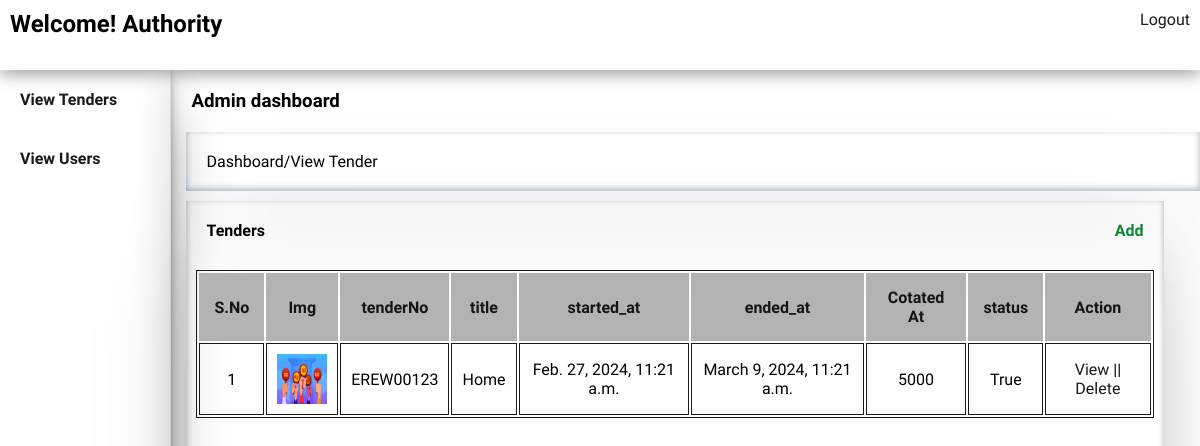
The app's page /viewTenderList/ with its own data.
### eadmin/models.py (models this page shows)
class tender(models.Model):
    title = models.CharField(max_length=100,null=False, blank=False)
    started_at = models.DateTimeField()
    ended_at = models.DateTimeField()
    img = models.ImageField(upload_to=getFile,null=True,blank=True)
    created_at=models.DateTimeField(auto_now_add=True)
    tenderNo = models.CharField(max_length=100,null=False,blank=False)
    status=  models.BooleanField(default=True)
    winnerid=  models.IntegerField(default=0)
    blockid=  models.IntegerField(default=0)
    initalCotation = models.CharField(max_length=100,null=False,blank=False,default=0)

### eadmin/views.py (the view)
# urls.py: path("viewTenderList/",views.viewTenderList, name="viewTenderList"),
def viewTenderList(request):
    tenders = getattr(request, 'tenderList', None)
    return render(request,"e-admin/viewTenderList.html",{"tenderlist":tenders})

### eadmin/BlockchainMiddleWare.py (called while the page is built)
    def __call__(self, request):
        tender_id = request.GET.get('tender_id', None)  # Assuming the tenderid is passed via GET parameter
        block_list = None
        if tender_id:
            block_list = Blockchain.objects.filter(tenderid=tender_id)
            request.block_list = block_list
        else:
            request.block_list = None
        response = self.get_response(request)
        return response

### eadmin/tenderMiddleware.py (called while the page is built)
    def __call__(self, request):
        tenderList = None
        getTender = tender.objects.filter(status=True)
        request.tenderList = getTender
        response = self.get_response(request)
        return response

### eadmin/userMiddleWare.py (called while the page is built)
    def __call__(self, request):
        userList = None
        getUsers = particpants.objects.all()
        request.userList = getUsers
        response = self.get_response(request)
        return response

### templates/e-admin/viewTenderList.html
{% extends 'e-admin/layout.html' %}
{% load static %}
{% block content %}
<div class="bid_container">
    <h1>Admin dashboard</h1>
    <p class="breadcrump">Dashboard/View Tender</p>
    <section class="mainTender">
        <div class="tenderCC">
            <h1>Tenders</h1>
            <a href="{% url 'authority_newTender' %}">Add</a>
        </div>
        <table>
            <thead>
                <th>S.No</th>
                <th>Img</th>
                <th>tenderNo</th>
                <th>title</th>
                <th>started_at</th>
                <th>ended_at</th>
                <th>Cotated At</th>
                <th>status</th>
                <th>Action</th>
            </thead>
            <tbody>
                {% for tender in tenderlist %}
                <tr>
                    <td>{{forloop.counter}}</td>
                    <td><img src="{% static  tender.img  %}" alt="" height="50px" width="50px"></td>
                    <td>{{tender.tenderNo}}</td>
                    <td>{{tender.title}}</td>
                    <td>{{tender.started_at}}</td>
                    <td>{{tender.ended_at}}</td>
                    <td>{{tender.initalCotation}}</td>
                    <td>{{tender.status}}</td>
                    <td>  <a href="{% url 'adminGetBidInfo' tender_id=tender.id %}" >View</a> || <a href="{% url 'deleteTender' tender_id=tender.id %}" >Delete</a></td>
                </tr>
                {% endfor %}
            </tbody>
        </table>
    </section>
</div>
{% endblock%}

### static/css/style.css (style rules this page uses)
* { box-sizing: border-box; padding: 0; margin: 0; list-style: none; font-family: 'Kanit', sans-serif; text-decoration: none; }
:root { --primary-color: #9766be; --light-primary-color: #be9fd8; --green-color: #0c8835; --white-color: #ffff; --black-color: #0a0a0aee; --red-color: #d30202; --grey-color: #b3b3b3; }
body { position: relative; }
section { width: 100%; height: 100%; }
.bl-form p, a { color: var(--white-color); font-weight: 200; }
table { margin: 10px; position: absolute; border: 1px solid var(--black-color); }
table thead { background-color: var(--grey-color); color: var(--black-color); }
table thead th { padding: 15px; }
tbody tr td { border: 1px solid var(--black-color); padding: 10px; text-align: center; }
td a { color: var(--black-color); }
.bid_container { position: relative; width: 100%; height: 90%; box-shadow: rgba(0, 0, 0, 0.16) 0px 10px 36px 0px, rgba(0, 0, 0, 0.06) 0px 0px 0px 1px; }
.bid_container h1,p { padding: 20px; }
.bid_container .breadcrump { margin-left: 15px; box-shadow: rgba(50, 50, 93, 0.25) 0px 50px 100px -20px, rgba(0, 0, 0, 0.3) 0px 30px 60px -30px, rgba(10, 37, 64, 0.35) 0px -2px 6px 0px inset; }
.bid_container .mainTender { position:absolute; margin: 10px 15px; box-shadow: rgba(50, 50, 93, 0.25) 0px 50px 100px -20px, rgba(0, 0, 0, 0.3) 0px 30px 60px -30px, rgba(10, 37, 64, 0.35) 0px -2px 6px 0px inset; width: 95%; overflow: auto; height: 70%; }
.tenderCC { display: flex; justify-content: space-between; }
.tenderCC a { color: var(--green-color); padding: 20px; font-weight: bold; }

### records on screen
tender: img (picture), tenderNo "EREW00123", title "Home", started_at "Feb. 27, 2024, 11:21 a.m.", ended_at "March 9, 2024, 11:21 a.m.", initalCotation "5000", status "True"
